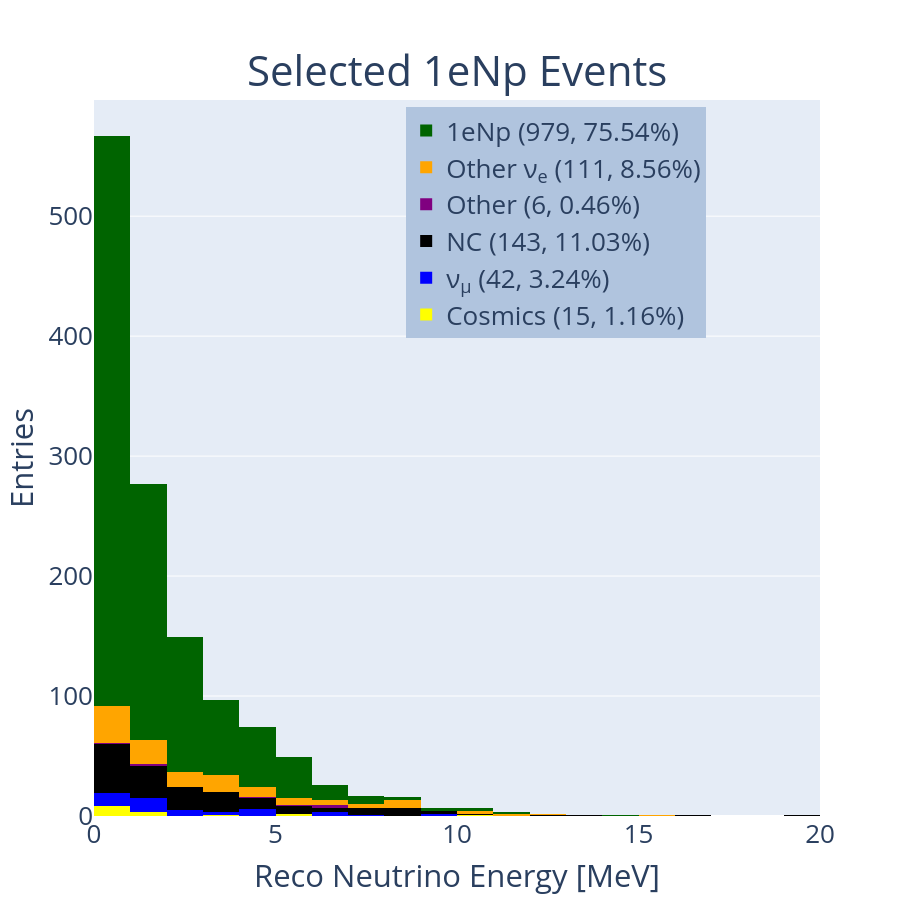

This figure's notebook cell:
### Code cell
#hist_1d('reco_nu_energy',[0,5000],[0,5000,250],'Reco Neutrino Energy [MeV]','Selected 1e1p Events','1e1p')
hist_1d('non_prim_num',[0,20],[0,20,1],'Reco Neutrino Energy [MeV]','Selected 1eNp Events','1eNp')
#hist_1d('reco_nu_energy',[0,5000],[0,5000,100],'Reco Neutrino Energy [MeV]','Selected CC \u03BD<sub>e</sub> Inclusive Events','Nue')

### Figure 1 — Plotly figure (JSON) as saved in the notebook; plotly's stock layout.template omitted (floating-point values rounded to 4 significant figures; data arrays with more than 128 entries replaced by an {"elided": "..."} marker saying what was removed)
{"data": [{"marker": {"color": "yellow"}, "name": "Cosmics (15, 1.16%)", "type": "histogram", "x": [1, 0, 0, 0, 3, 1, 1, 5, 0, 10, 0, 0, 5, 0, 0], "xaxis": "x", "xbins": {"end": 20, "size": 1, "start": 0}, "yaxis": "y"}, {"marker": {"color": "blue"}, "name": "ν<sub>μ</sub> (42, 3.24%)", "type": "histogram", "x": [0, 9, 1, 0, 1, 4, 0, 2, 4, 0, 3, 1, 9, 1, 0, 2, 2, 2, 3, 0, 0, 6, 1, 4, 7, 1, 1, 4, 0, 4, 2, 4, 1, 0, 6, 1, 0, 1, 1, 0, 1, 6], "xaxis": "x", "xbins": {"end": 20, "size": 1, "start": 0}, "yaxis": "y"}, {"marker": {"color": "black"}, "name": "NC (143, 11.03%)", "type": "histogram", "x": {"elided": "143 int values"}, "xaxis": "x", "xbins": {"end": 20, "size": 1, "start": 0}, "yaxis": "y"}, {"marker": {"color": "purple"}, "name": "Other (6, 0.46%)", "type": "histogram", "x": [6, 6, 5, 0, 4, 1], "xaxis": "x", "xbins": {"end": 20, "size": 1, "start": 0}, "yaxis": "y"}, {"marker": {"color": "orange"}, "name": "Other ν<sub>e</sub> (111, 8.56%)", "type": "histogram", "x": [0, 1, 3, 5, 0, 0, 4, 8, 0, 0, 3, 0, 0, 0, 7, 4, 6, 1, 2, 1, 6, 2, 1, 12, 2, 10, 3, 11, 3, 4, 3, 5, 4, 0, 2, 4, 4, 0, 1, 0, 3, 6, 3, 0, 1, 5, 3, 8, 2, 1, 11, 1, 2, 3, 2, 0, 1, 0, 0, 8, 2, 1, 7, 0, 2, 8, 2, 15, 3, 3, 1, 5, 3, 8, 0, 1, 0, 8, 1, 0, 1, 1, 2, 1, 1, 0, 0, 0, 0, 6, 0, 0, 0, 1, 1, 3, 5, 0, 1, 2, 10, 7, 3, 0, 5, 0, 0, 4, 4, 0, 2], "xaxis": "x", "xbins": {"end": 20, "size": 1, "start": 0}, "yaxis": "y"}, {"marker": {"color": "darkgreen"}, "name": "1eNp (979, 75.54%)", "type": "histogram", "x": {"elided": "979 int values"}, "xaxis": "x", "xbins": {"end": 20, "size": 1, "start": 0}, "yaxis": "y"}], "layout": {"annotations": [{"font": {"size": 46}, "showarrow": false, "text": "<span style='font-size: 42px;'>Selected 1eNp Events", "x": 0.5, "xanchor": "center", "xref": "paper", "y": 1, "yanchor": "bottom", "yref": "paper"}], "barmode": "stack", "font": {"size": 26}, "height": 900, "legend": {"bgcolor": "LightSteelBlue", "bordercolor": "Black", "x": 0.43, "xanchor": "left", "y": 0.99, "yanchor": "top"}, "showlegend": true, "width": 900, "xaxis": {"anchor": "y", "domain": [0, 1], "range": [0, 20], "title": {"text": "Reco Neutrino Energy [MeV]"}}, "yaxis": {"anchor": "x", "domain": [0, 1], "title": {"text": "Entries"}}}}
